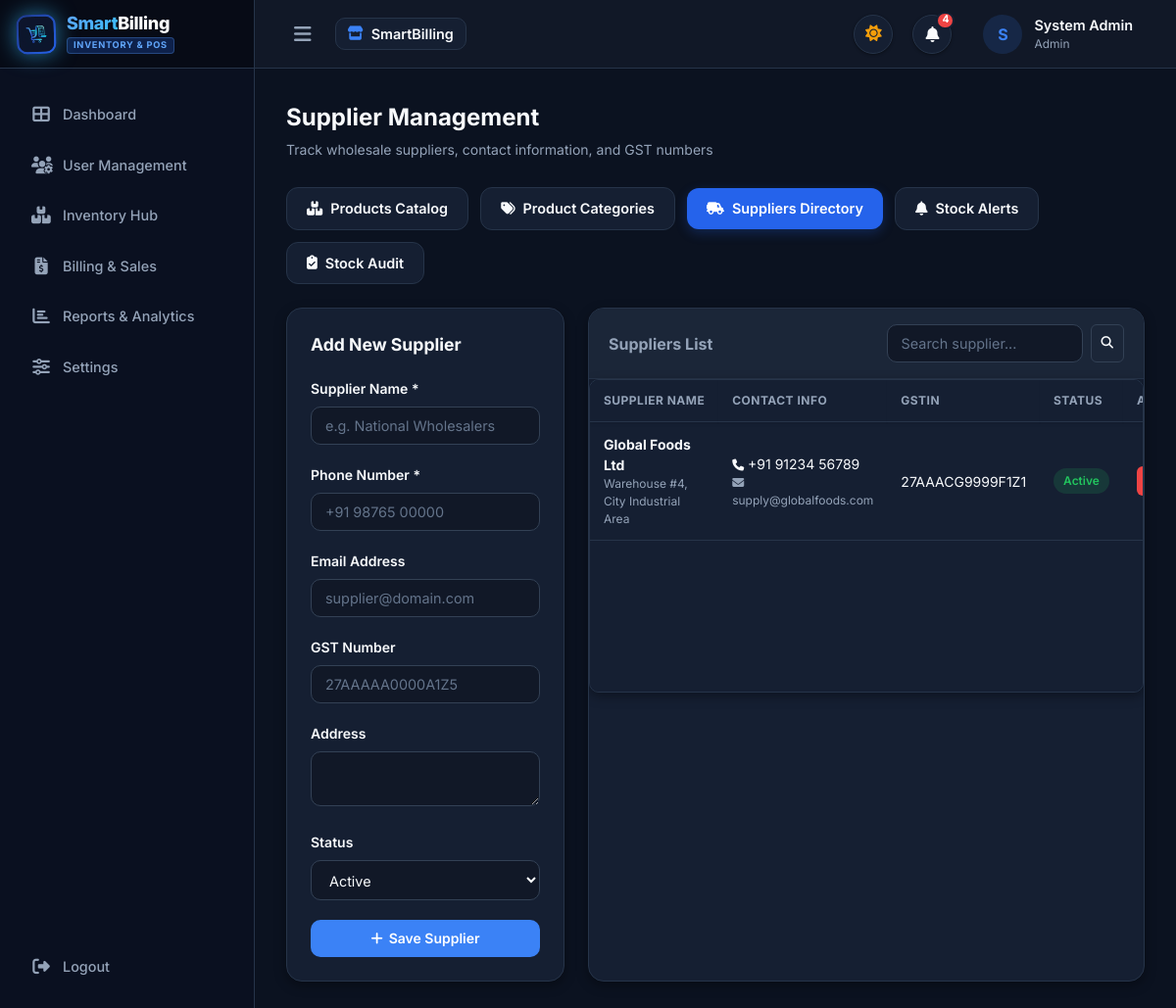
Screenshot of /suppliers/ (signed in) with the database file from the repository.
### app/models/setting.py (models this page shows, shortened)
class SystemSetting(db.Model):
    __tablename__ = 'system_settings'
    id = db.Column(db.Integer, primary_key=True, autoincrement=True)
    setting_key = db.Column(db.String(50), unique=True, nullable=False, index=True)
    setting_value = db.Column(db.Text, nullable=True)
    description = db.Column(db.String(255), nullable=True)
    updated_at = db.Column(db.DateTime, default=datetime.utcnow, onupdate=datetime.utcnow)
    @classmethod
    def get(cls, key: str, default: str = None) -> str:
        fallback = default if default is not None else DEFAULT_SETTINGS.get(key, '')
        setting = cls.query.filter_by(setting_key=key).first()
        return setting.setting_value if setting and setting.setting_value is not None else fallback
    @classmethod
    def get_bool(cls, key: str, default: bool = False) -> bool:
        val = cls.get(key, 'on' if default else 'off')
        return val.lower() in ['on', 'true', '1', 'yes']

### app/models/user.py (models this page shows, shortened)
class User(UserMixin, db.Model):
    __tablename__ = 'users'
    id = db.Column(db.Integer, primary_key=True, autoincrement=True)
    username = db.Column(db.String(50), unique=True, nullable=False, index=True)
    email = db.Column(db.String(120), unique=True, nullable=False, index=True)
    password_hash = db.Column(db.String(255), nullable=False)
    full_name = db.Column(db.String(100), nullable=False)
    role = db.Column(db.String(20), nullable=False, default='Admin')  # Admin, Manager, Cashier
    status = db.Column(db.String(20), nullable=False, default='Active')  # Active, Inactive
    profile_image = db.Column(db.String(255), nullable=True)
    last_login_at = db.Column(db.DateTime, nullable=True)
    last_login_ip = db.Column(db.String(45), nullable=True)
    created_at = db.Column(db.DateTime, default=datetime.utcnow)
    updated_at = db.Column(db.DateTime, default=datetime.utcnow, onupdate=datetime.utcnow)

### app/models/supplier.py (models this page shows, shortened)
class Supplier(db.Model):
    __tablename__ = 'suppliers'
    id = db.Column(db.Integer, primary_key=True, autoincrement=True)
    name = db.Column(db.String(100), nullable=False, index=True)
    phone = db.Column(db.String(20), nullable=False)
    email = db.Column(db.String(120), nullable=True)
    gst_number = db.Column(db.String(30), nullable=True)
    address = db.Column(db.Text, nullable=True)
    status = db.Column(db.String(20), nullable=False, default='Active')
    created_at = db.Column(db.DateTime, default=datetime.utcnow)
    updated_at = db.Column(db.DateTime, default=datetime.utcnow, onupdate=datetime.utcnow)
    products = db.relationship('Product', backref='supplier', lazy=True)

### app/routes/supplier_routes.py (the view, shortened to what this page needs)
@supplier_bp.route('/', methods=['GET', 'POST'])
@login_required
def index():
    form = SupplierForm()
    search = request.args.get('search', '', type=str)
    query = Supplier.query
    if search:
        query = query.filter(
            (Supplier.name.like(f"%{search}%")) |
            (Supplier.phone.like(f"%{search}%")) |
            (Supplier.email.like(f"%{search}%"))
        )
    suppliers = query.order_by(Supplier.name).all()
    return render_template('suppliers/index.html', suppliers=suppliers, form=form, search=search)

### app/validators/forms.py
class SupplierForm(FlaskForm):
    name = StringField('Supplier Name', validators=[DataRequired(), Length(max=100)])
    phone = StringField('Phone', validators=[DataRequired(), Length(max=20)])
    email = StringField('Email', validators=[Optional(), Email()])
    gst_number = StringField('GST Number', validators=[Optional(), Length(max=30)])
    address = TextAreaField('Address', validators=[Optional()])
    status = SelectField('Status', choices=[('Active', 'Active'), ('Inactive', 'Inactive')], default='Active')

### app/templates/suppliers/index.html (shortened to what this page needs)
{% extends "base.html" %}
{% block content %}
<div class="page-header">
  <div>
    <h1 class="page-title">Supplier Management</h1>
    <p class="page-subtitle">Track wholesale suppliers, contact information, and GST numbers</p>
  </div>
</div>
{% include "inventory/_hub_tabs.html" %}
<div style="display: grid; grid-template-columns: 1fr 2fr; gap: 24px;">
  <div class="card-table" style="padding: 24px;">
    <h3 style="font-size: 1.1rem; font-weight: 700; margin-bottom: 20px;">Add New Supplier</h3>
    <form method="POST" action="{{ url_for('supplier.index') }}">
      <div class="form-group">
        <label class="form-label">Supplier Name *</label>
        {{ form.name(class="form-control", placeholder="e.g. National Wholesalers") }}
      </div>
      <div class="form-group">
        <label class="form-label">Phone Number *</label>
        {{ form.phone(class="form-control", placeholder="+91 98765 00000") }}
      </div>
      <div class="form-group">
        <label class="form-label">Email Address</label>
        {{ form.email(class="form-control", placeholder="supplier@domain.com") }}
      </div>
      <div class="form-group">
        <label class="form-label">GST Number</label>
        {{ form.gst_number(class="form-control", placeholder="27AAAAA0000A1Z5") }}
      </div>
      <div class="form-group">
        <label class="form-label">Address</label>
        {{ form.address(class="form-control", rows="2") }}
      </div>
      <div class="form-group">
        <label class="form-label">Status</label>
        {{ form.status(class="form-control") }}
      </div>
      <button type="submit" class="btn btn-primary" style="width: 100%;">
        <i class="fas fa-plus"></i> Save Supplier
      </button>
    </form>
  </div>
  <div class="card-table">
    <div class="table-header">
      <h3 style="font-size: 1rem; font-weight: 700;">Suppliers List</h3>
      <form method="GET" style="display: flex; gap: 8px;">
        <input type="text" name="search" class="form-control" style="width: 200px;" placeholder="Search supplier..." value="{{ search }}">
        <button type="submit" class="btn btn-sm btn-secondary"><i class="fas fa-search"></i></button>
      </form>
    </div>
    <div class="table-scroll-container" style="max-height: 580px; overflow-y: auto; position: relative;">
      <table class="custom-table">
      <thead style="position: sticky; top: 0; background: var(--surface); z-index: 5; box-shadow: 0 2px 4px rgba(0,0,0,0.05);">
        <tr>
          <th>Supplier Name</th>
          <th>Contact Info</th>
          <th>GSTIN</th>
          <th>Status</th>
          <th>Actions</th>
        </tr>
      </thead>
      <tbody>
        {% for sup in suppliers %}
        <tr>
          <td>
            <strong>{{ sup.name }}</strong>
            {% if sup.address %}<div style="font-size: 0.75rem; color: var(--text-muted);">{{ sup.address }}</div>{% endif %}
          </td>
          <td>
            <div><i class="fas fa-phone" style="font-size: 0.75rem;"></i> {{ sup.phone }}</div>
            {% if sup.email %}<div style="font-size: 0.75rem; color: var(--text-muted);"><i class="fas fa-envelope"></i> {{ sup.email }}</div>{% endif %}
          </td>
          <td><code>{{ sup.gst_number or 'N/A' }}</code></td>
          <td>
            {% if sup.status == 'Active' %}
              <span class="badge badge-success">Active</span>
            {% else %}
              <span class="badge badge-secondary">Inactive</span>
            {% endif %}
          </td>
          <td>
            <form method="POST" action="{{ url_for('supplier.delete', id=sup.id) }}" style="display: inline;" onsubmit="event.preventDefault(); promptPasswordConfirmation(this, 'Confirm Delete Supplier: {{ sup.name }}');">
              <button type="submit" class="btn btn-sm btn-danger" title="Delete">
              </button>
            </form>
          </td>
        </tr>
        {% else %}
        <tr><td colspan="5" class="text-center p-4">No suppliers registered.</td></tr>
        {% endfor %}
      </tbody>
    </table>
  </div>
</div>
</div>
{% endblock %}

### app/templates/base.html (shortened to what this page needs)
<!DOCTYPE html>
<html lang="en">
<head>
  <link rel="stylesheet" href="https://cdnjs.cloudflare.com/ajax/libs/font-awesome/6.4.0/css/all.min.css">
  <link rel="stylesheet" href="{{ url_for('static', filename='css/main.css') }}">
</head>
<body data-theme="{{ 'dark' if dark_mode else 'light' }}" data-color="{{ theme_color or 'blue' }}">
<div class="app-container">
  {% if current_user.is_authenticated %}
  <aside class="app-sidebar {% if compact_sidebar %}compact{% endif %}">
    <div class="sidebar-header">
      <div class="brand-logo-wrapper">
        <img src="{{ url_for('static', filename=store_logo or 'images/logo.png') }}" alt="Logo" class="brand-logo-img">
      </div>
      <div class="brand-title-group">
        <span class="brand-title-animated"><span class="brand-title-highlight">Smart</span>Billing</span>
        <span class="brand-subtitle-badge">INVENTORY & POS</span>
      </div>
    </div>
    <nav class="sidebar-nav">
      <a href="{{ url_for('dashboard.index') }}" class="nav-link {% if request.endpoint == 'dashboard.index' %}active{% endif %}">
        <i class="fas fa-th-large"></i> <span>Dashboard</span>
      </a>
      <a href="{{ url_for('user.index') }}" class="nav-link {% if request.endpoint and ('user.' in request.endpoint or 'activity.' in request.endpoint) %}active{% endif %}">
        <i class="fas fa-users-cog"></i> <span>User Management</span>
      </a>
      <a href="{{ url_for('product.index') }}" class="nav-link {% if request.endpoint and ('product.' in request.endpoint or 'category.' in request.endpoint or 'inventory.' in request.endpoint) %}active{% endif %}">
        <i class="fas fa-boxes-stacked"></i> <span>Inventory Hub</span>
      </a>
      <a href="{{ url_for('billing.billing_dashboard') }}" class="nav-link {% if request.endpoint and 'billing.' in request.endpoint %}active{% endif %}">
        <i class="fas fa-file-invoice-dollar"></i> <span>Billing & Sales</span>
      </a>
      <a href="{{ url_for('report.index') }}" class="nav-link {% if request.endpoint and 'report.' in request.endpoint %}active{% endif %}">
        <i class="fas fa-chart-bar"></i> <span>Reports & Analytics</span>
      </a>
      <a href="{{ url_for('setting.index') }}" class="nav-link {% if request.endpoint and 'setting.' in request.endpoint %}active{% endif %}">
        <i class="fas fa-sliders"></i> <span>Settings</span>
      </a>
      <a href="#" onclick="openLogoutModal(); return false;" class="nav-link text-danger" style="margin-top: auto;">
        <i class="fas fa-right-from-bracket"></i> <span>Logout</span>
      </a>
    </nav>
  </aside>
  {% endif %}
  <main class="app-main {% if not current_user.is_authenticated %}no-sidebar{% endif %}">
    {% if current_user.is_authenticated %}
    <header class="app-navbar">
      <div class="navbar-left">
        <button class="sidebar-toggle" id="sidebarToggle" title="Toggle Sidebar"><i class="fas fa-bars"></i></button>
        <div class="navbar-brand-badge">
          <i class="fas fa-store" style="color: var(--primary);"></i>
          <span>{{ store_name or 'SmartBilling Portal' }}</span>
        </div>
      </div>
      <div class="navbar-right">
        <button class="theme-toggle-btn" id="navThemeToggleBtn" onclick="toggleTheme()" title="Switch to Night Mode">
          <i class="fas fa-moon" id="navThemeToggleIcon"></i>
        </button>
        <div class="notif-bell-wrapper" id="notifBellWrapper">
          <button class="notif-bell-btn" id="notifBellBtn" onclick="toggleNotifPanel(event)" title="Notifications">
            <i class="fas fa-bell"></i>
            {% if nav_notif_count > 0 %}
              <span class="notif-badge">{{ nav_notif_count if nav_notif_count < 99 else '99+' }}</span>
            {% endif %}
          </button>
              {% set alert_count = nav_notifications | selectattr('type', 'in', ['warning', 'danger']) | list | length %}
        </div>
        <a href="{{ url_for('profile.index') }}" class="user-profile-btn">
          <div class="avatar">
            {% if current_user.profile_image %}
              <img src="{{ url_for('static', filename=current_user.profile_image) }}" alt="Avatar" style="width:100%;height:100%;border-radius:50%;">
            {% else %}
              {{ (current_user.full_name or current_user.username or 'U')[0] }}
            {% endif %}
          </div>
          <div>
            <div style="font-weight: 600; font-size: 0.9rem;">{{ current_user.full_name }}</div>
            <div style="font-size: 0.75rem; color: var(--text-muted);">{{ current_user.role }}</div>
          </div>
        </a>
      </div>
    </header>
    {% endif %}
    <div class="content-wrapper">
      {% block content %}{% endblock %}
    </div>
  </main>
</div>
</body>
</html>

### rows the page displays
SystemSetting: setting_value "SmartBilling"
User: full_name "S", full_name "System Admin", role "Admin"
Supplier: name "Global Foods Ltd", address "Warehouse #4, City Industrial Area", phone "+91 91234 56789", email "supply@globalfoods.com", gst_number "27AAACG9999F1Z1", status "Active"

### other values shown
{{ nav_notif_count if nav_notif_count < 99 else '99+' }} "4"
